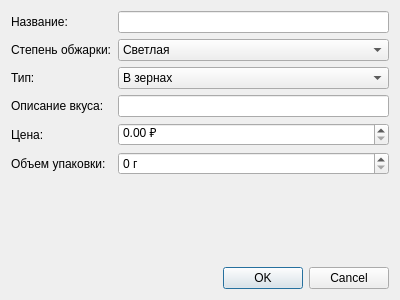
<?xml version="1.0" encoding="UTF-8"?>
<ui version="4.0">
 <class>Dialog</class>
 <widget class="QDialog" name="Dialog">
  <property name="geometry">
   <rect>
    <x>0</x>
    <y>0</y>
    <width>400</width>
    <height>300</height>
   </rect>
  </property>
  <property name="windowTitle">
   <string>Dialog</string>
  </property>
  <layout class="QVBoxLayout" name="verticalLayout">
   <item>
    <layout class="QFormLayout" name="formLayout">
     <item row="0" column="0">
      <widget class="QLabel" name="label">
       <property name="text">
        <string>Название:</string>
       </property>
      </widget>
     </item>
     <item row="0" column="1">
      <widget class="QLineEdit" name="nameEdit"/>
     </item>
     <item row="1" column="0">
      <widget class="QLabel" name="label_2">
       <property name="text">
        <string>Степень обжарки:</string>
       </property>
      </widget>
     </item>
     <item row="1" column="1">
      <widget class="QComboBox" name="roastCombo">
       <item>
        <property name="text">
         <string>Светлая</string>
        </property>
       </item>
       <item>
        <property name="text">
         <string>Средняя</string>
        </property>
       </item>
       <item>
        <property name="text">
         <string>Темная</string>
        </property>
       </item>
      </widget>
     </item>
     <item row="2" column="0">
      <widget class="QLabel" name="label_3">
       <property name="text">
        <string>Тип:</string>
       </property>
      </widget>
     </item>
     <item row="2" column="1">
      <widget class="QComboBox" name="typeCombo">
       <item>
        <property name="text">
         <string>В зернах</string>
        </property>
       </item>
       <item>
        <property name="text">
         <string>Молотый</string>
        </property>
       </item>
      </widget>
     </item>
     <item row="3" column="0">
      <widget class="QLabel" name="label_4">
       <property name="text">
        <string>Описание вкуса:</string>
       </property>
      </widget>
     </item>
     <item row="3" column="1">
      <widget class="QLineEdit" name="tasteEdit"/>
     </item>
     <item row="4" column="0">
      <widget class="QLabel" name="label_5">
       <property name="text">
        <string>Цена:</string>
       </property>
      </widget>
     </item>
     <item row="4" column="1">
      <widget class="QDoubleSpinBox" name="priceSpin">
       <property name="maximum">
        <double>10000.000000000000000</double>
       </property>
       <property name="suffix">
        <string> ₽</string>
       </property>
      </widget>
     </item>
     <item row="5" column="0">
      <widget class="QLabel" name="label_6">
       <property name="text">
        <string>Объем упаковки:</string>
       </property>
      </widget>
     </item>
     <item row="5" column="1">
      <widget class="QSpinBox" name="volumeSpin">
       <property name="maximum">
        <number>2000</number>
       </property>
       <property name="suffix">
        <string> г</string>
       </property>
      </widget>
     </item>
    </layout>
   </item>
   <item>
    <widget class="QDialogButtonBox" name="buttonBox">
     <property name="orientation">
      <enum>Qt::Horizontal</enum>
     </property>
     <property name="standardButtons">
      <set>QDialogButtonBox::Cancel|QDialogButtonBox::Ok</set>
     </property>
    </widget>
   </item>
  </layout>
 </widget>
 <resources/>
 <connections/>
</ui>
